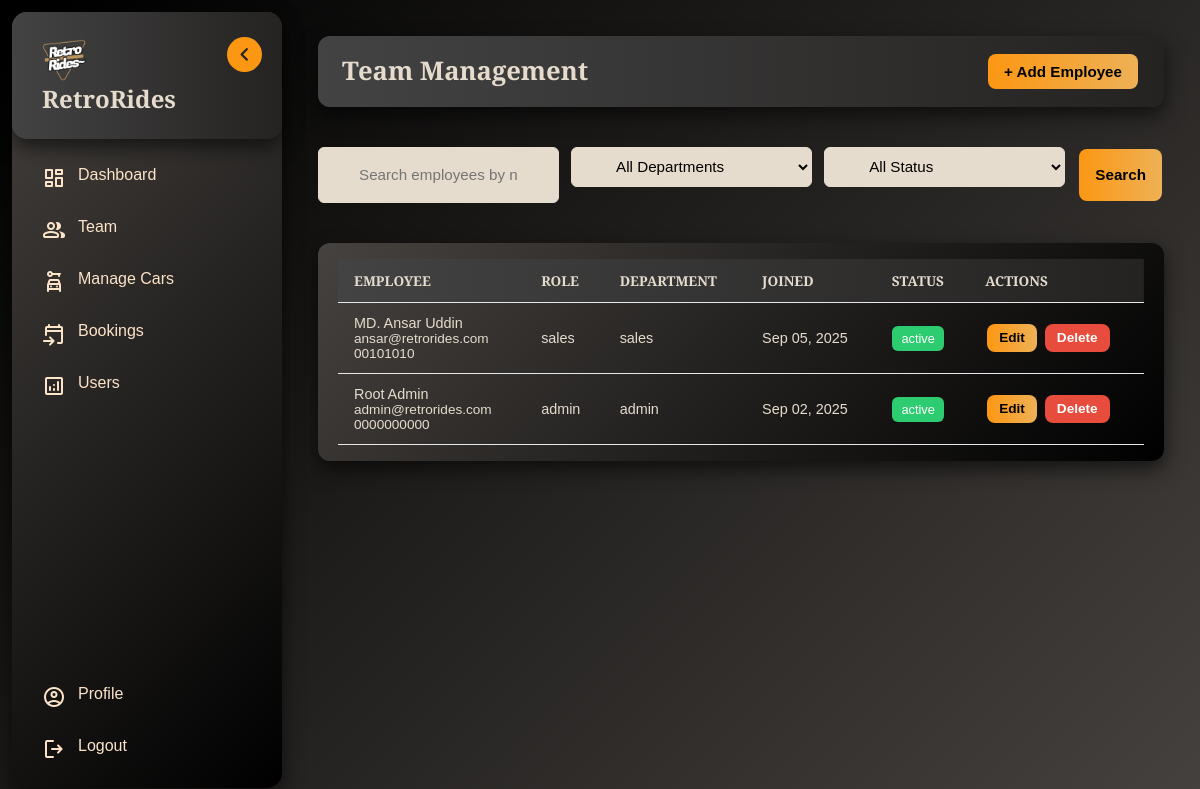
The page /admin/teams (signed in) on the database its author committed.
### tables this page shows
CREATE TABLE `employees` (
  `employee_id` int(11) NOT NULL,
  `name` varchar(100) NOT NULL,
  `email` varchar(100) NOT NULL,
  `password` varchar(255) NOT NULL,
  `phone` varchar(20) DEFAULT NULL,
  `role` enum('admin','sales','mechanic','support','other') NOT NULL DEFAULT 'other',
  `department` varchar(50) DEFAULT NULL,
  `joined` date NOT NULL,
  `status` enum('active','inactive','leave') NOT NULL DEFAULT 'active',
  `created_at` timestamp NOT NULL DEFAULT current_timestamp(),
  `updated_at` timestamp NOT NULL DEFAULT current_timestamp() ON UPDATE current_timestamp()
);

### app/Core/BaseController.php (called while the page is built, shortened)
<?php
abstract class BaseController
{
    protected array $errorMessages = [];
    protected function getErrorMessage(?string $errorCode = null): string
    {
        $code = $errorCode ?? ($_GET['error'] ?? '');
        $commonMessages = [
            'csrf' => 'Invalid request. Please try again.',
            'invalid_id' => 'Invalid ID provided.',
            'missing_fields' => 'All required fields must be filled.',
            'invalid_email' => 'Please enter a valid email address.',
            'invalid_phone' => 'Phone number format is invalid.',
            'cannot_delete_self' => 'You cannot delete your own account.',
            'cannot_deactivate_self' => 'You cannot deactivate your own account.',
            'update_failed' => 'Failed to update record. Please try again.',
            'delete_failed' => 'Failed to delete record. Please try again.',
            'insert_failed' => 'Failed to create record. Please try again.',
            'not_found' => 'The requested item was not found.'
        ];
        $allMessages = array_merge($commonMessages, $this->errorMessages);
        return $allMessages[$code] ?? '';
    }
    protected function getSuccessMessage(): string
    {
        return '';
    }
    protected function getViewData(): array
    {
        return [
            'error' => $this->getErrorMessage(),
            'success' => $this->getSuccessMessage(),
            'csrfToken' => $_SESSION['csrf_token'] ?? '',
            'baseUrl' => getBasePath(),
            'currentUser' => [
                'id' => $_SESSION['user_id'] ?? null,
                'name' => $_SESSION['user_name'] ?? '',
                'role' => $_SESSION['role'] ?? ''
            ]
        ];
    }
   protected function renderView(string $viewPath, array $data = [], ?string $layout = 'main'): void
    {
        $viewData = array_merge($this->getViewData(), $data);
        extract($viewData);
        require BASE_PATH . '/app/Views/' . $viewPath;
    }
}

### app/Controllers/Admin/TeamsController.php (called while the page is built, shortened)
<?php
class TeamsController extends BaseController
{
    public function index(): void
    {
        $employees = $this->model->getAllEmployees();
        $this->renderView('Admin/TeamsView.php', [
        'employees' => $employees,
        'title' => 'Manage ur team',
        'pageCSS' => '/assets/css/Admin/team.css'
    ], 'admin');
    }
}

### public/index.php (called while the page is built, shortened)
<?php
require_once __DIR__ . '/../app/bootstrap.php';
$router = new Router($container);
$router->dispatch($_SERVER['REQUEST_URI'], $_SERVER['REQUEST_METHOD']);

### app/Models/Admin/TeamsModel.php (called while the page is built, shortened)
<?php
class TeamsModel
{
    public function getAllEmployees(): array
    {
        $stmt = $this->conn->prepare("
            SELECT employee_id, name, email, phone, role, department, status, joined
            FROM employees
            ORDER BY joined DESC
        ");
        $stmt->execute();
        $result = $stmt->get_result();
        $employees = $result->fetch_all(MYSQLI_ASSOC);
        return $employees;
    }
}

### app/Views/Admin/TeamsView.php (the view, shortened to what this page needs)
<header class="topbar">
    <h1>Team Management</h1>
    <button class="btn-main admin-add-btn">+ Add Employee</button>
</header>
<section class="search admin-filters">
    <input type="text" id="adminSearchBar" placeholder="Search employees by name, email or phone" class="search-bar">
    <select id="departmentFilter" class="search">
        <option value="">All Departments</option>
    </select>
    <select id="statusFilter" class="search">
        <option value="">All Status</option>
    </select>
    <button class="btn-main" id="adminSearchBtn">Search</button>
</section>
<section class="employee-table admin-table">
    <table>
        <thead>
            <tr>
                <th>Employee</th>
                <th>Role</th>
                <th>Department</th>
                <th>Joined</th>
                <th>Status</th>
                <th>Actions</th>
            </tr>
        </thead>
        <tbody>
            <?php if (!empty($employees)): ?>
                <?php foreach ($employees as $employee): ?>
                    <tr>
                        <td>
                            <div class="employee-info">
                                <div>
                                    <span class="name"><?php echo htmlspecialchars($employee['name']); ?></span>
                                    <span class="email"><?php echo htmlspecialchars($employee['email']); ?></span>
                                    <span class="phone"><?php echo htmlspecialchars($employee['phone']); ?></span>
                                </div>
                            </div>
                        </td>
                        <td><?php echo htmlspecialchars($employee['role']); ?></td>
                        <td><?php echo htmlspecialchars($employee['department']); ?></td>
                        <td><?php echo date("M d, Y", strtotime($employee['joined'])); ?></td>
                        <td>
                            <span class="status <?php echo strtolower(htmlspecialchars($employee['status'])); ?>">
                                <?php echo htmlspecialchars($employee['status']); ?>
                            </span>
                        </td>
                        <td class="actions">
                            <button
                                class="btn-main small admin-edit-btn"
                                data-emp-id="<?php echo (int)$employee['employee_id']; ?>"
                                data-emp-name="<?php echo htmlspecialchars($employee['name']); ?>"
                                data-emp-email="<?php echo htmlspecialchars($employee['email']); ?>"
                                data-emp-phone="<?php echo htmlspecialchars($employee['phone']); ?>"
                                data-emp-role="<?php echo htmlspecialchars($employee['role']); ?>"
                                data-emp-department="<?php echo htmlspecialchars($employee['department']); ?>"
                                data-emp-status="<?php echo htmlspecialchars($employee['status']); ?>"
                            >Edit</button>
                            <form action="<?php echo $baseUrl; ?>/admin/teams/delete" method="POST" style="display:inline;">
                                <button type="submit" class="btn-main small danger"
                                        onclick="return confirm('Are you sure you want to delete this employee?');">
                                    Delete
                                </button>
                            </form>
                        </td>
                    </tr>
                <?php endforeach; ?>
            <?php else: ?>
                <tr><td colspan="6">No employees yet.</td></tr>
            <?php endif; ?>
        </tbody>
    </table>
</section>

### public/assets/css/base.css (style rules this page uses)
* { margin: 0; padding: 0; box-sizing: border-box; }
html { scroll-behavior: smooth; }
body { font-family: "Bodoni Moda", sans-serif; background-color: #0e0d0d; color: #e6dccd; min-height: 100vh; max-width: 100%; overflow-x: hidden; }
h1 { font-size: 32px; line-height: 1.2; font-weight: 700; }
:root { --primary: #fc9713; --secondary: #e6dccd; --accent: linear-gradient(90deg, #fc9713, #eeb156); --hover: linear-gradient(90deg, #fc9713, #805009); --orange-grad: linear-gradient(135deg, rgba(248, 135, 30, 0.445), rgba(0, 0, 0, 1)); --dark: #242322; --background: linear-gradient(to right, #444343, #242322); --background2: linear-gradient(135deg, #000000, #46423f); --panel: linear-gradient(135deg, #46423f, #000000); --scroll-accent: #854b00; --scroll-hover: #da9125; --scroll-background: #242322; }

### public/assets/css/components.css (style rules this page uses)
.btn-main { text-decoration: none; padding: 12px 24px; border-radius: 8px; background: linear-gradient(90deg, #fc9713, #eeb156); color: black; font-weight: bold; font-size: 18px; border: none; cursor: pointer; transition: transform 0.3s ease, box-shadow 0.3s ease, background 1s ease; }

### public/assets/css/sidebar.css (style rules this page uses)
body { background: var(--background2); }

### public/assets/css/Admin/admin-base.css (style rules this page uses)
:root { --layout-padding: 1.5rem; --sidebar-width: 270px; --sidebar-width-collapsed: 85px; --font-size-lg: 1.6rem; --font-size-md: 1.2rem; --font-size-base: 0.95rem; --font-size-sm: 0.85rem; --font-size-xs: 0.8rem; --radius-default: 12px; --radius-sm: 8px; --shadow-md: 0 8px 20px rgba(0, 0, 0, 0.6); --btn-padding: 0.55rem 1rem; --btn-padding-sm: 0.4rem 0.75rem; --status-padding: 0.3rem 0.6rem; }
.topbar { background: var(--background); padding: 1rem 1.5rem; border-radius: var(--radius-default); box-shadow: var(--shadow-md); display: flex; justify-content: space-between; align-items: center; flex-wrap: wrap; gap: 1rem; margin-bottom: 1rem; }
.topbar h1 { font-size: var(--font-size-lg); font-weight: 600; }
.btn-main { padding: var(--btn-padding); font-size: var(--font-size-base); margin: 2px; }
.btn-main.small { padding: var(--btn-padding-sm); font-size: var(--font-size-sm); }
.btn-main.danger { background: #e74c3c; color: #fff; }
.search { display: flex; gap: 0.75rem; flex-wrap: wrap; margin-bottom: 1rem; }
.search input, .search select { flex: 1; min-width: 180px; padding: 0.6rem 0.9rem; border-radius: var(--radius-sm); border: 1px solid var(--secondary); font-size: var(--font-size-base); background: var(--secondary); }
.status { padding: var(--status-padding); border-radius: var(--radius-sm); font-size: var(--font-size-xs); font-weight: 500; color: #fff; text-align: center; }

### public/assets/css/Admin/team.css (style rules this page uses)
:root { --employee-font-size: 0.9rem; --employee-font-size-sm: 0.85rem; --employee-font-size-xs: 0.8rem; --employee-padding: 0.75rem 1rem; --employee-padding-sm: 0.65rem; --employee-min-width: 600px; --employee-min-width-sm: 500px; --radius-default: 12px; --radius-sm: 6px; --shadow-md: 0 8px 20px rgba(0, 0, 0, 0.6); --status-active: #2ecc71; --status-inactive: #e74c3c; --status-leave: #f39c12; }
.employee-table { background: var(--panel); padding: 1rem 1.25rem; border-radius: var(--radius-default); box-shadow: var(--shadow-md); overflow-x: auto; width: 100%; }
.employee-table table { width: 100%; border-collapse: collapse; font-size: var(--employee-font-size); min-width: var(--employee-min-width); }
.employee-table thead { background: var(--background); }
.employee-table th, .employee-table td { padding: var(--employee-padding); text-align: left; border-bottom: 1px solid #e5e7eb; }
.employee-table th { font-weight: 600; text-transform: uppercase; font-size: var(--employee-font-size-sm); }
.employee-info { display: flex; align-items: center; gap: 0.75rem; }
.employee-info .name { font-weight: 500; }
.employee-info .email, .employee-info .phone { font-size: var(--employee-font-size-sm); color: var(--secondary); display: block; }
.status.active { background: var(--status-active); }
.search input, .search select { padding: 0.6rem 2.5rem; }

### rows shown on the page
employees: name "MD. Ansar Uddin", email "ansar@retrorides.com", phone "00101010", role "sales", department "sales", joined "Sep 05, 2025", status "active"
employees: name "Root Admin", email "admin@retrorides.com", phone "0000000000", role "admin", department "admin", joined "Sep 02, 2025", status "active"
